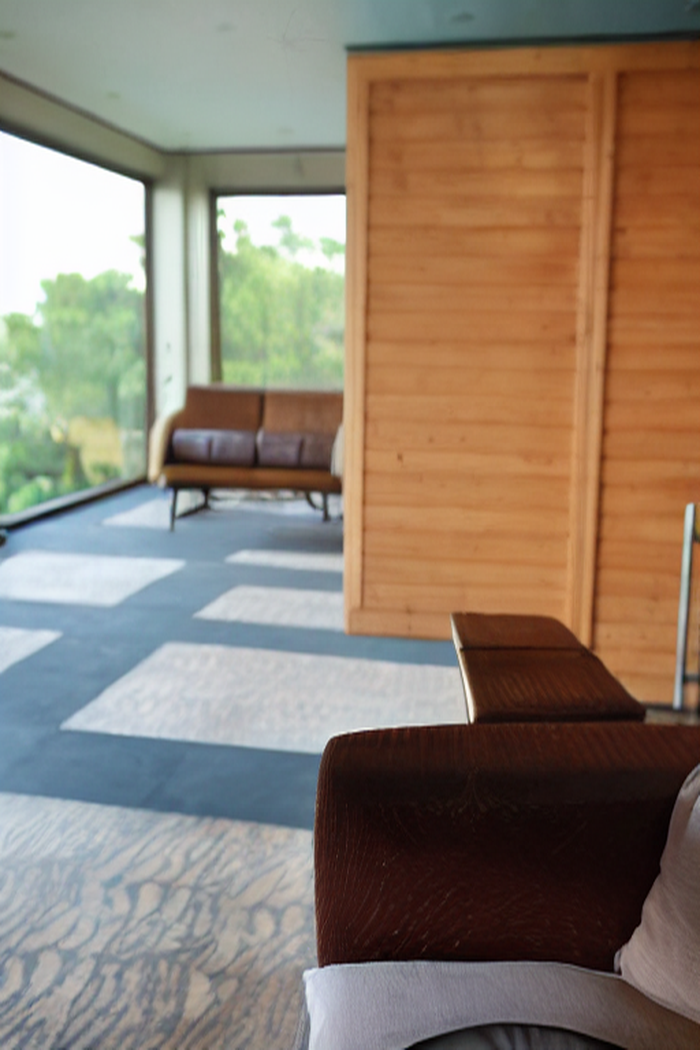
#> input picture depth-component/demo/img/e1d28550.bgfill.png, 700 x 1050 px, given in place of e1d28550.bgfill.png.bgfill.png, which was not available
$ python -i pano-out.py   (imports and definitions only)
#> lines starting #> are read from the running program, lines starting #| are printed output that depends on the picture; after the words box and inside, x2 and y2 are one past the last pixel; in counts of white or black regions, pixels touching at a corner belong together
# pano-out.py — CF inpainting 画布外扩 → 全景长条（背景专用: 输入为已抠人物后的 bgfill）
# 原理: 把 bgfill 放到 512×512 画布半边, 另半边白蒙版 → SD-inpainting 生成延续内容 → 拼接
# 用法: python pano-out.py <stem>   → 输出 demo/img/<stem>.pano.png (1024×512)
import base64
import io
import json
import os
import sys
import urllib.request

REPO = os.path.dirname(os.path.abspath(__file__))
DEMO = os.path.join(REPO, 'depth-component', 'demo', 'img')
ACC = '1938b1d00c93863f2ca5350273b9be18'
TOK = None
# [3 lines not run here, left out]
URL = f'https://api.cloudflare.com/client/v4/accounts/{ACC}/ai/run/@cf/runwayml/stable-diffusion-v1-5-inpainting'

def ai_inpaint_png(img_png, mask_png, prompt):
    body = json.dumps({'prompt': prompt, 'image': list(img_png), 'mask': list(mask_png)}).encode()
    req = urllib.request.Request(URL, data=body, headers={
        'Authorization': 'Bearer ' + TOK, 'Content-Type': 'application/json', 'Accept': 'application/json'})
    try:
        with urllib.request.urlopen(req, timeout=180) as r:
            ctype = r.headers.get('Content-Type', '')
            return r.read() if 'json' not in ctype else None
    except urllib.error.HTTPError as e:
        print('✘', e.code, e.read().decode()[:200]); return None

def run(stem):
    from PIL import Image, ImageFilter
    base = Image.open(os.path.join(DEMO, stem + '.bgfill.png')).convert('RGB').resize((512, 512), Image.LANCZOS)
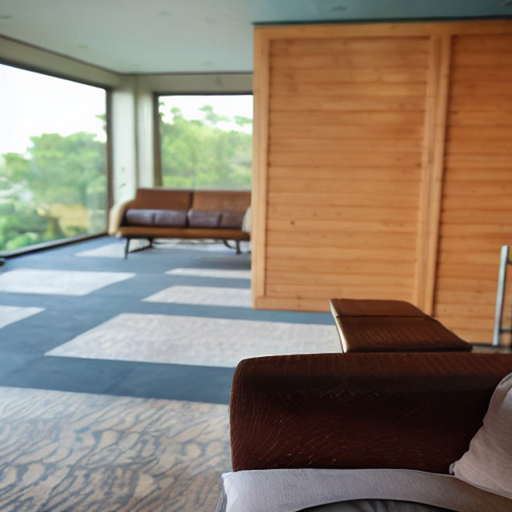
#> base: PIL image 512x512 RGB; mean R, G, B 141.4, 126.6, 110.9
    prompt = 'seamless room interior continuation, walls and furniture, photorealistic, no people'
    pieces = []
    # 左扩: base 贴右半, 左半生成
    canvas = Image.new('RGB', (512, 512))
#> canvas: PIL image 512x512 RGB; every value is 0
    canvas.paste(base, (256, 0))
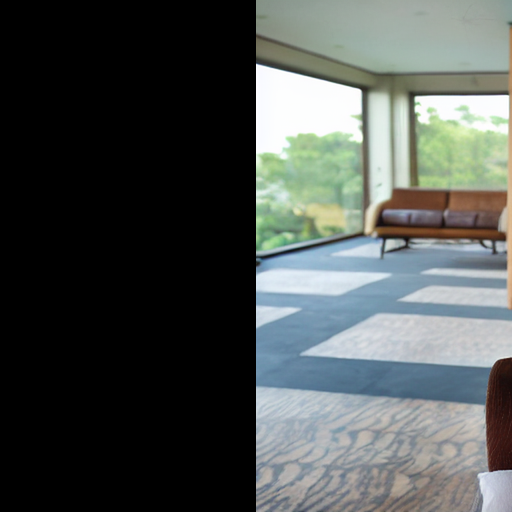
#> canvas: PIL image 512x512 RGB; mean R, G, B 77.5, 82.6, 80.5
    mask = Image.new('L', (512, 512), 0)
#> mask: PIL image 512x512 L; every value is 0
    mask.paste(255, (0, 0, 256, 512))
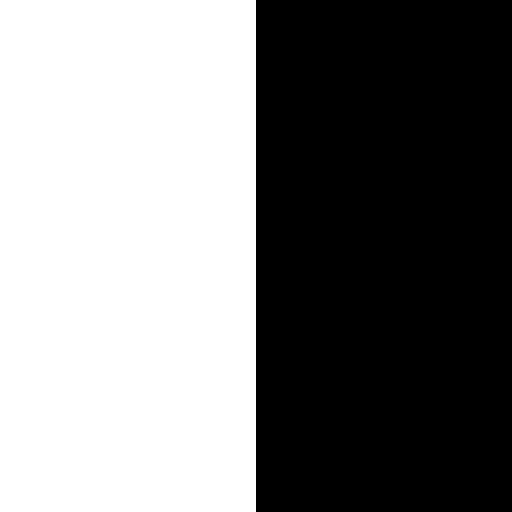
#> mask: PIL image 512x512 L; 50% white; 1 white region, box (x1, y1, x2, y2) and area: (0, 0, 256, 512) 131072
    mask = mask.filter(ImageFilter.GaussianBlur(10))
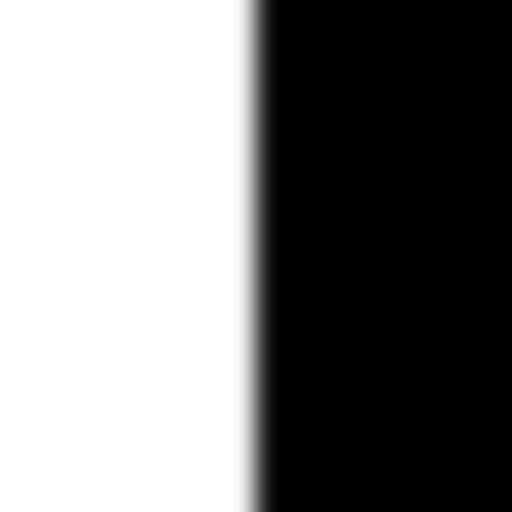
#> mask: PIL image 512x512 L; min 0, max 255, mean 127.5
    out = ai_inpaint_png(canvas.tobytes() and _to_png(canvas), _to_png(mask), prompt)
    if out:
        left = Image.open(io.BytesIO(out)).convert('RGB').crop((0, 0, 256, 512))
        pieces.append(left)
        print('✔ 左扩 256px')
    pieces.append(base)
    # 右扩: base 贴左半
    canvas = Image.new('RGB', (512, 512))
    canvas.paste(base, (0, 0))
    mask = Image.new('L', (512, 512), 0)
    mask.paste(255, (256, 0, 512, 512))
    mask = mask.filter(ImageFilter.GaussianBlur(10))
    out = ai_inpaint_png(_to_png(canvas), _to_png(mask), prompt)
    if out:
        right = Image.open(io.BytesIO(out)).convert('RGB').crop((256, 0, 512, 512))
        pieces.append(right)
        print('✔ 右扩 256px')
    pano = Image.new('RGB', (sum(p.width for p in pieces), 512))
    x = 0
    for p in pieces:
        pano.paste(p, (x, 0)); x += p.width
    pano.save(os.path.join(DEMO, stem + '.pano.png'))
    print('✔', stem, '全景长条', pano.size, '→', stem + '.pano.png')

def _to_png(im):
    b = io.BytesIO(); im.save(b, 'PNG'); return b.getvalue()

# [2 lines not run here, left out]

#> (the run stopped early here; a loop or call above may not have finished)

$ run again, on work167/w167-0.jpg
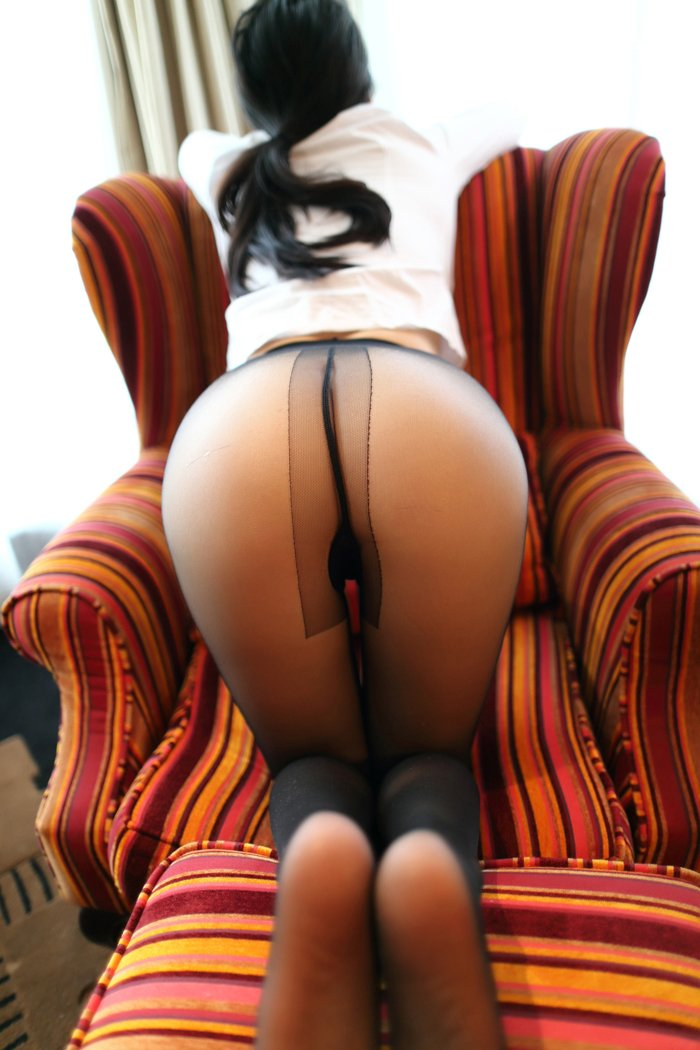
#> input picture work167/w167-0.jpg, 700 x 1050 px, given in place of w167-0.jpg.bgfill.png, which was not available
#> in run, `base = Image.open(os.path.join(DEMO, stem + '.bgfill.png')).convert('R..`:
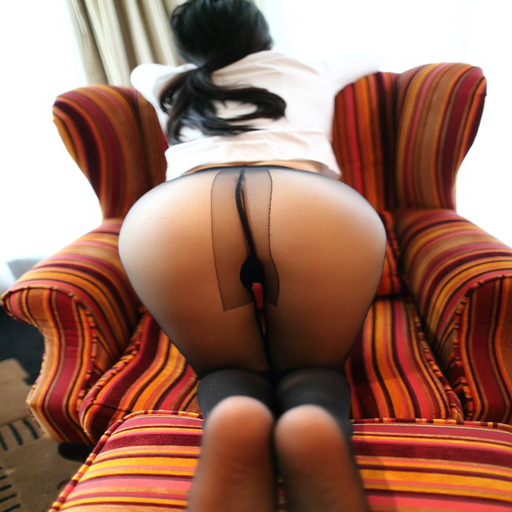
#> base: PIL image 512x512 RGB; mean R, G, B 155.8, 111.9, 95.7
#> in run, `canvas.paste(base, (256, 0))`:
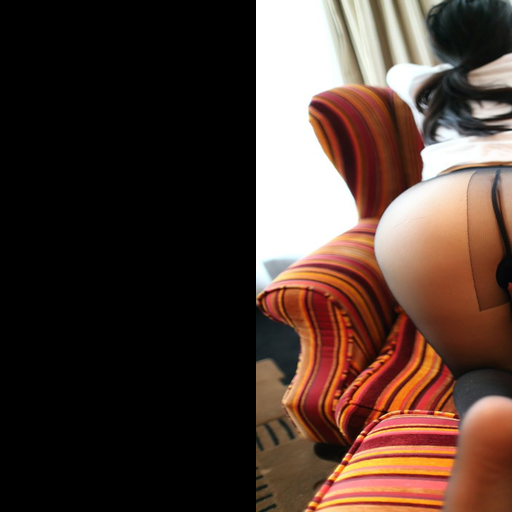
#> canvas: PIL image 512x512 RGB; mean R, G, B 78.8, 59, 50.6

$ run again, on work167/w167-2.jpg
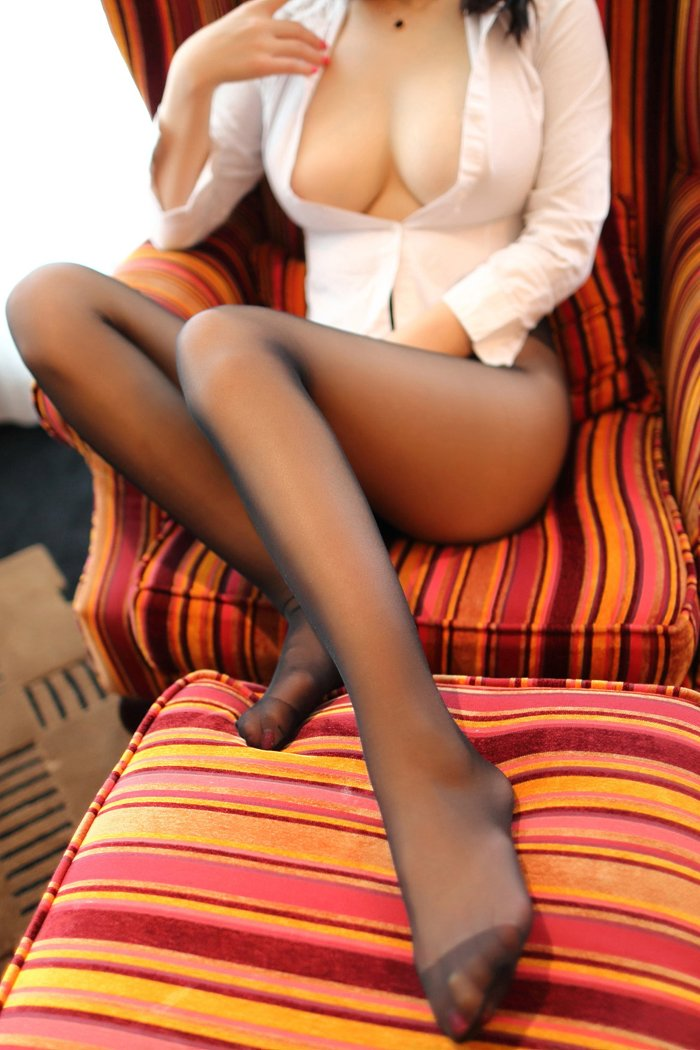
#> input picture work167/w167-2.jpg, 700 x 1050 px, given in place of w167-2.jpg.bgfill.png, which was not available
#> in run, `base = Image.open(os.path.join(DEMO, stem + '.bgfill.png')).convert('R..`:
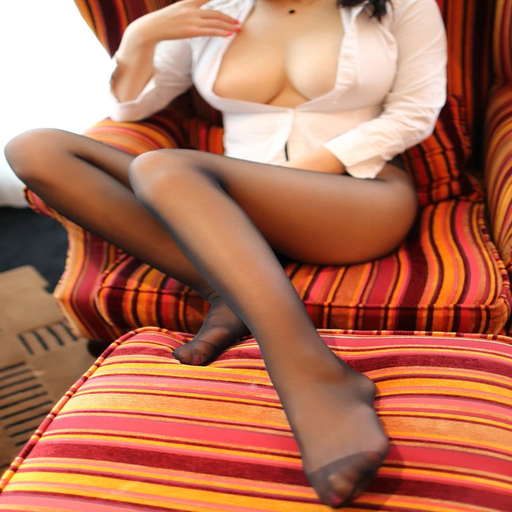
#> base: PIL image 512x512 RGB; mean R, G, B 179.9, 114, 89.2
#> in run, `canvas.paste(base, (256, 0))`:
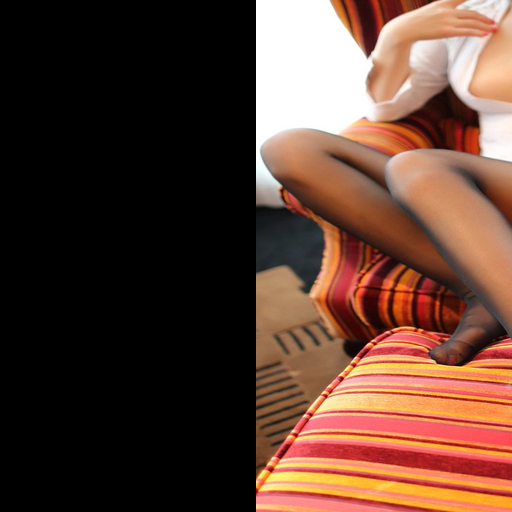
#> canvas: PIL image 512x512 RGB; mean R, G, B 91.6, 62.4, 50
